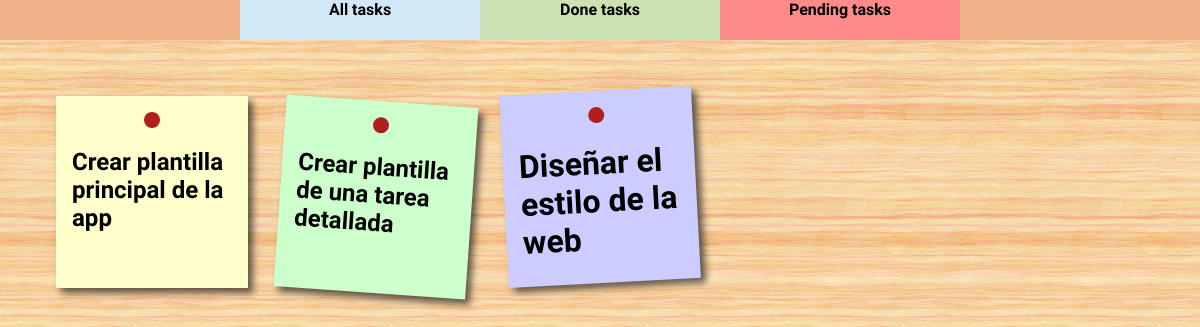
The page /todo/ on the database as committed earlier.
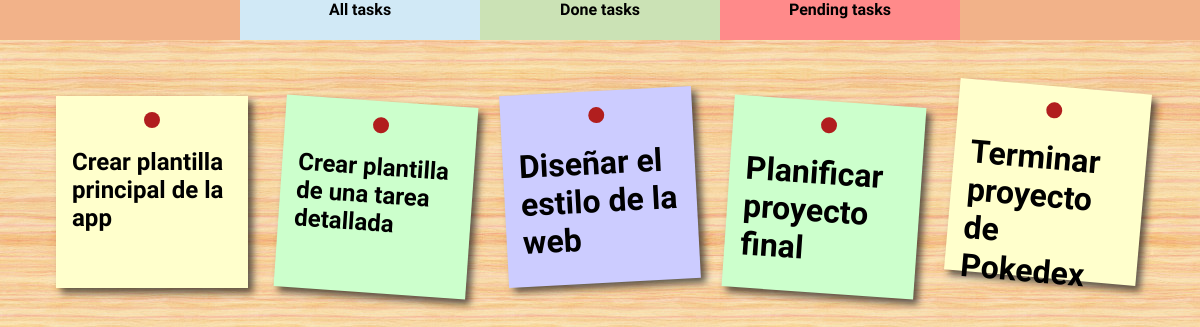
The same page on the database as committed later.
### todo/models.py (models this page shows, shortened)
class Task(models.Model):
    title = models.CharField(max_length=100, blank=False, null=False)
    description = models.TextField(max_length=500, null=True, blank=True)
    created_at = models.DateTimeField(auto_now_add=True)
    deadline = models.DateField(null=True, blank=True)
    done = models.BooleanField(default=False)
    slug = models.SlugField(unique=True)

### todo/views.py (the view)
# urls.py: 2. Add a URL to urlpatterns:  path('', views.home, name='home')
def home(request):
    tasks = Task.objects.all()
    return render(request, 'todo/home.html', dict(tasks=tasks))

### todo/templates/todo/home.html (shortened to what this page needs)
{% extends "base.html" %}
{% block body %}
    <ul id="tasks-container">
        {% for task in tasks %}
        <li class>
            <a class="task" href="{% url 'todo:task_detail' task.slug %}">
                <div class="detail-container">
                    <div class="detail"></div>
                </div>
                <div {% if task.done %}style="text-decoration: line-through;"{% endif%}>
                {% if task.title|length < 30 %}
                    <h1 >{{ task.title }}</h1>
                {% elif task.title|length < 50 %}
                    <h2>{{ task.title }}</h2>
                {% else %}
                    <h3>{{ task.title }}</h3>
                {% endif %}
                </div>
            </a>
        </li>
        {% endfor %}
    </ul><br>
{% endblock body %}

Rows that differ between the two databases and show on the page:
added Task: title "Planificar proyecto final"
added Task: title "Terminar proyecto de Pokedex"
